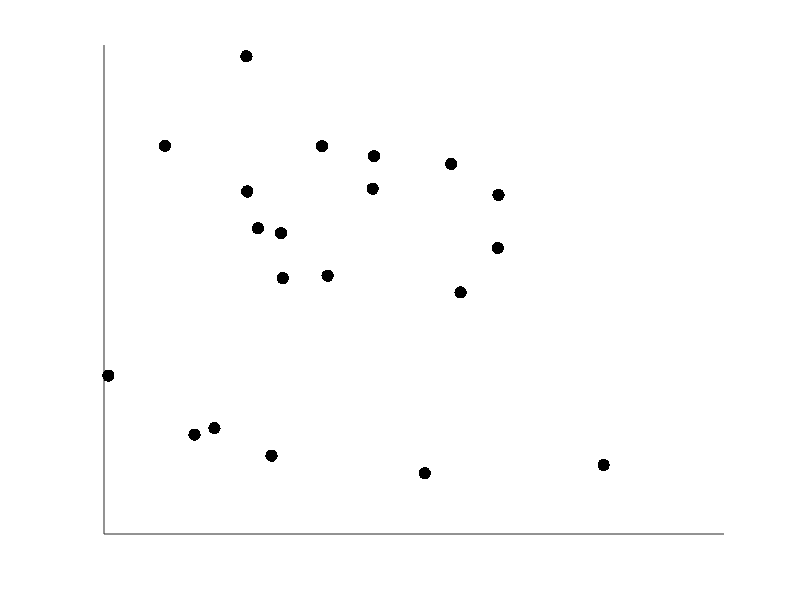
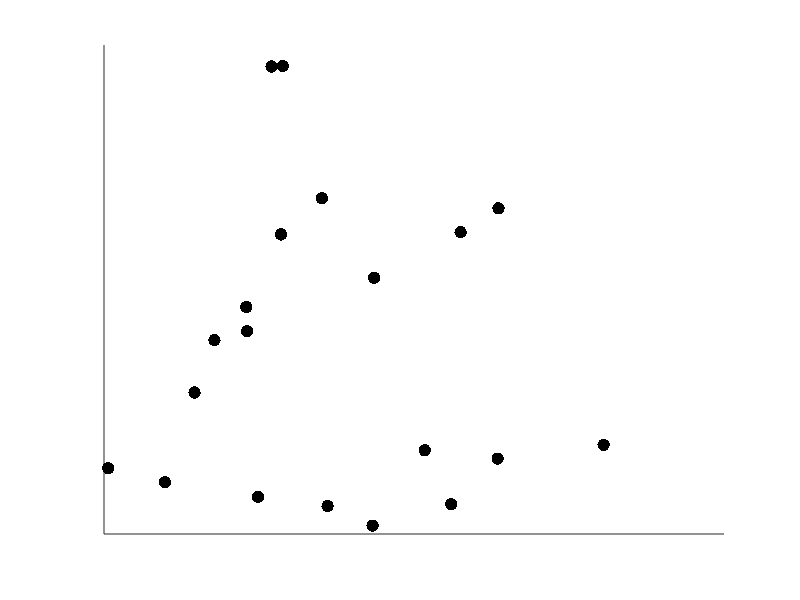
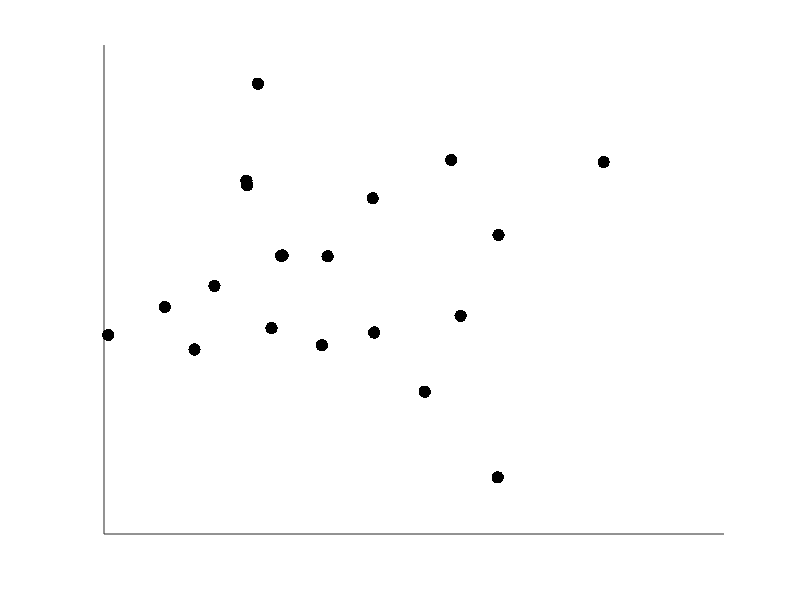
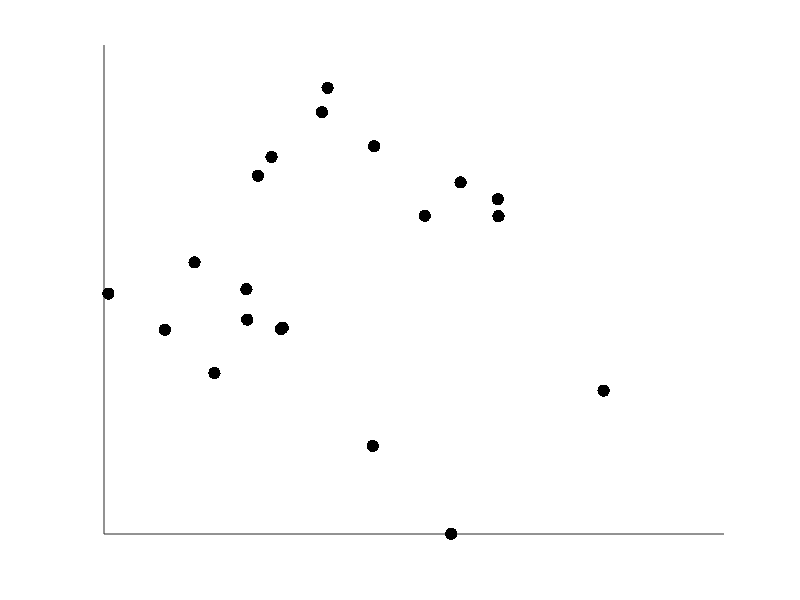

These charts were generated, in order, by the following MATLAB code:
load neg_scatters.mat

for c = 1:1:length(neg_scatters.target_corr_values)
    for exp = 1:1:size(neg_scatters.ys,2)
        figure('Position',[100 100 800 760]);% roughly the same height and width for scatter plot on my laptop
        scatter(neg_scatters.x,squeeze(neg_scatters.ys(c,exp,:)),80,[0 0 0],'filled')
        set(gca,'xticklabel',[] );
        set(gca,'yticklabel',[] );
        set(gca,'xtick',[] );
        set(gca,'ytick',[] );
        filename = ['neg_scatter_',num2str(c),'_',num2str(exp)];

        saveas(gcf,filename,'png')
        close all

    end
end
clear neg_scatters

